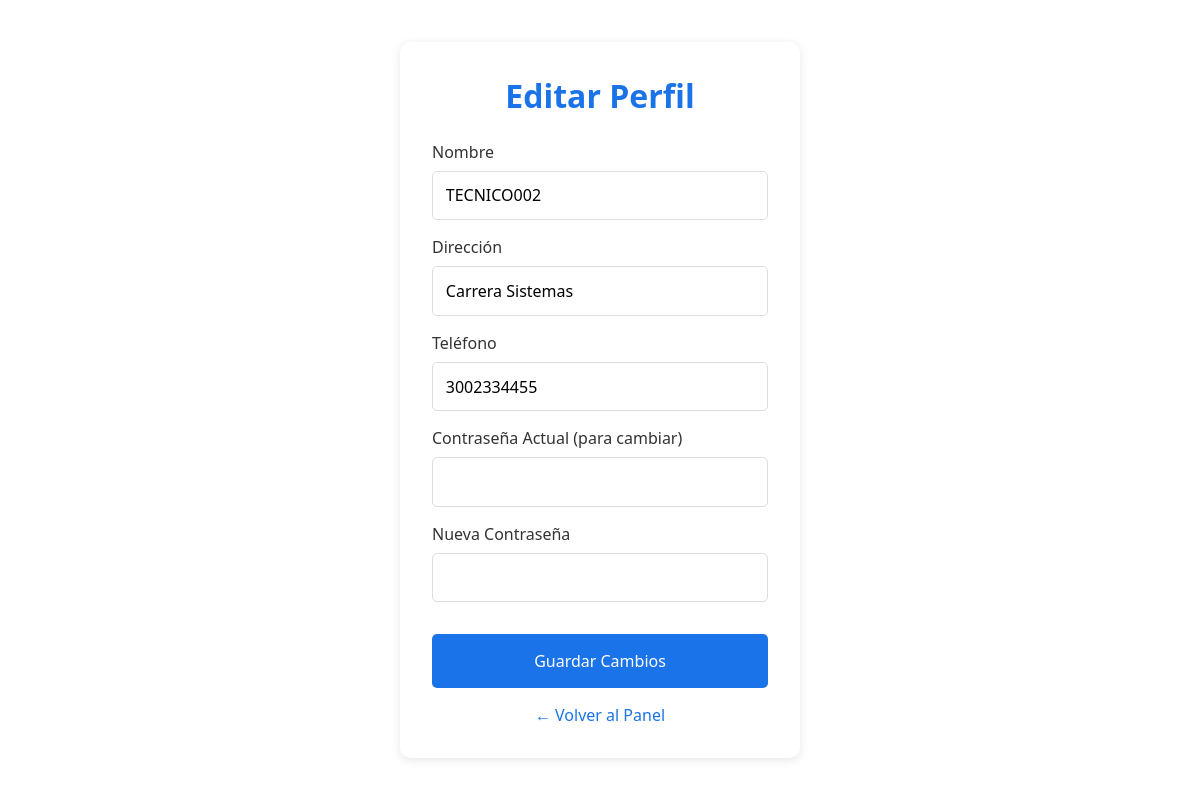
Screenshot of /user/perfil.php (signed in) with the database file from the repository.
### tables this page shows
CREATE TABLE `usuarios` (
  `id` int(11) NOT NULL,
  `nombre` varchar(100) NOT NULL,
  `cedula` varchar(20) NOT NULL,
  `direccion` varchar(200) NOT NULL,
  `email` varchar(100) NOT NULL,
  `telefono` varchar(20) NOT NULL,
  `rol_id` int(11) NOT NULL,
  `password` varchar(255) NOT NULL
);

### user/perfil.php (the view, shortened to what this page needs)
<?php
include '../db/database.php';
$usuario = $conn->query("SELECT * FROM usuarios WHERE id = {$_SESSION['user_id']}")->fetch_assoc();
?>
<!DOCTYPE html>
<html>
<head>
    <link rel="stylesheet" href="../css/style.css">
</head>
<body>
    <div class="container">
        <h1>Editar Perfil</h1>
        <form method="POST">
            <div class="form-group">
                <label>Nombre</label>
                <input type="text" name="nombre" value="<?= htmlspecialchars($usuario['nombre']) ?>" required>
            </div>
            <div class="form-group">
                <label>Dirección</label>
                <input type="text" name="direccion" value="<?= htmlspecialchars($usuario['direccion']) ?>">
            </div>
            <div class="form-group">
                <label>Teléfono</label>
                <input type="tel" name="telefono" value="<?= htmlspecialchars($usuario['telefono']) ?>">
            </div>
            <div class="form-group">
                <label>Contraseña Actual (para cambiar)</label>
                <input type="password" name="old_password">
            </div>
            <div class="form-group">
                <label>Nueva Contraseña</label>
                <input type="password" name="new_password">
            </div>
            <button type="submit">Guardar Cambios</button>
        </form>
        <div class="link" style="margin-top:1rem;">
            <a href="user_dashboard.php">← Volver al Panel</a>
        </div>
    </div>
</body>
</html>

### css/style.css (style rules this page uses)
* { margin: 0; padding: 0; box-sizing: border-box; font-family: 'Segoe UI', sans-serif; }
body { background-image: url('../img/fondo.jpg'); background-size: cover; background-repeat: no-repeat; background-position: center; display: flex; justify-content: center; align-items: center; min-height: 100vh; }
.container { background: white; padding: 2rem; border-radius: 10px; box-shadow: 0 2px 10px rgba(0,0,0,0.1); width: 100%; max-width: 400px; }
h1 { color: #1a73e8; text-align: center; margin-bottom: 1.5rem; }
.form-group { margin-bottom: 1rem; }
label { display: block; margin-bottom: 0.5rem; color: #333; }
input { width: 100%; padding: 0.8rem; border: 1px solid #ddd; border-radius: 5px; font-size: 1rem; }
button { width: 100%; padding: 1rem; background: #1a73e8; color: white; border: none; border-radius: 5px; cursor: pointer; font-size: 1rem; margin-top: 1rem; }
.link { text-align: center; margin-top: 1rem; }
.link a { color: #1a73e8; text-decoration: none; }
body { background: linear-gradient(135deg, #7991d4, #1f253b); display: flex; justify-content: center; align-items: center; min-height: 100vh; }
.container { background: rgba(255, 255, 255, 0.95); padding: 2rem; border-radius: 10px; box-shadow: 0 2px 20px rgba(0,0,0,0.15); width: 90%; max-width: 400px; }
button { width: 100%; padding: 1rem; background: #1a73e8; color: white; border: none; border-radius: 5px; cursor: pointer; font-size: 1rem; margin-top: 1rem; transition: background 0.3s ease; }
body { background: linear-gradient(-45deg, #0f0c29, #302b63, #24243e, #1a1a2e); background-size: 400% 400%; animation: gradient 15s ease infinite; display: flex; justify-content: center; align-items: center; min-height: 100vh; }

### rows the page displays
usuarios: nombre "TECNICO002", direccion "Carrera Sistemas", telefono "3002334455"
